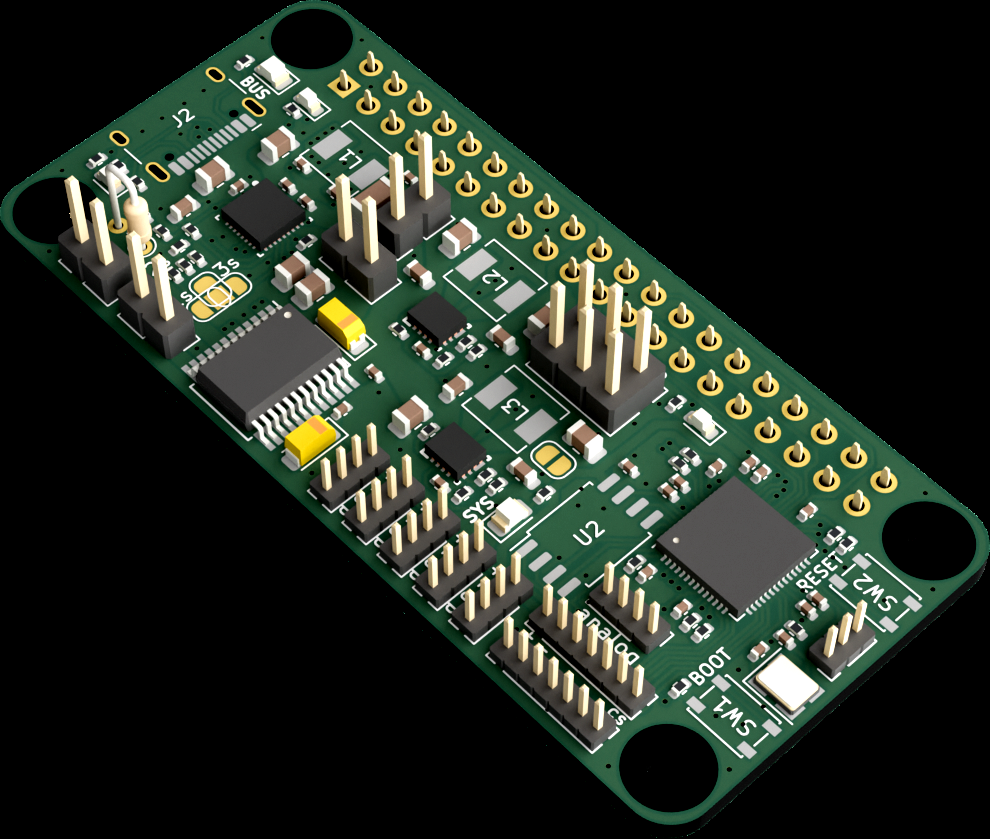
#> input picture PCB/PCB_render.png, 990 x 839 px
$ python -i analyzer.py   (imports and definitions only)
#> lines starting #> are read from the running program, lines starting #| are printed output that depends on the picture; after the words box and inside, x2 and y2 are one past the last pixel; in counts of white or black regions, pixels touching at a corner belong together
#> further down, picture is the input picture: shape (839, 990, 3); mean B, G, R 36.2, 46.1, 37.5
import cv2
import numpy as np


class Analyzer:
    def __init__(self):
        pass

    def find_colors(self, frame, mask=None):  # If it's stupid and it works, it is not stupid.
        channels = [frame[:, :, 0], frame[:, :, 1], frame[:, :, 2]]
        for i in range(len(channels)):
            blur = channels[i]
            # blur = cv2.GaussianBlur(channels[i], (3, 3), 0)  # Decided on with  C R E A T I V E  measures
            ret, th = cv2.threshold(blur, 0, 255, cv2.THRESH_OTSU)

            kernel = np.ones((13, 13), np.uint8)
            opening = cv2.morphologyEx(th, cv2.MORPH_ERODE, kernel)  # For good measure :)
            channels[i] = opening #[int(opening.shape[0]*0.5):,int(opening.shape[1]*0.5):]
#> this loop made 3 passes
#> ret on passes 1 to 3: 104, 63, 109
#> pass 1, in find_colors, `ret, th = cv2.threshold(blur, 0, 255, cv2.THRESH_OTSU)`:
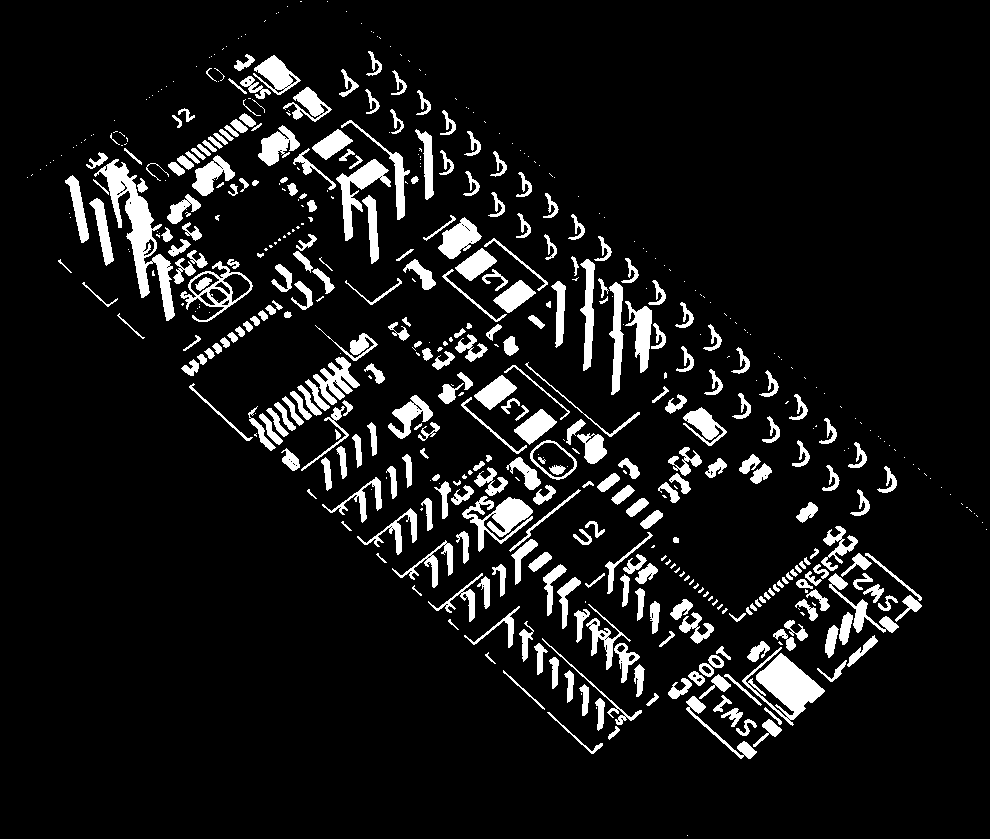
#> th: shape (839, 990); 8.8% white; 544 white regions (232 under 20 px), largest, box (x1, y1, x2, y2) and area: (94, 159, 175, 321) 3392, (742, 647, 825, 726) 2572, (462, 496, 533, 552) 1656
#> after the loop:
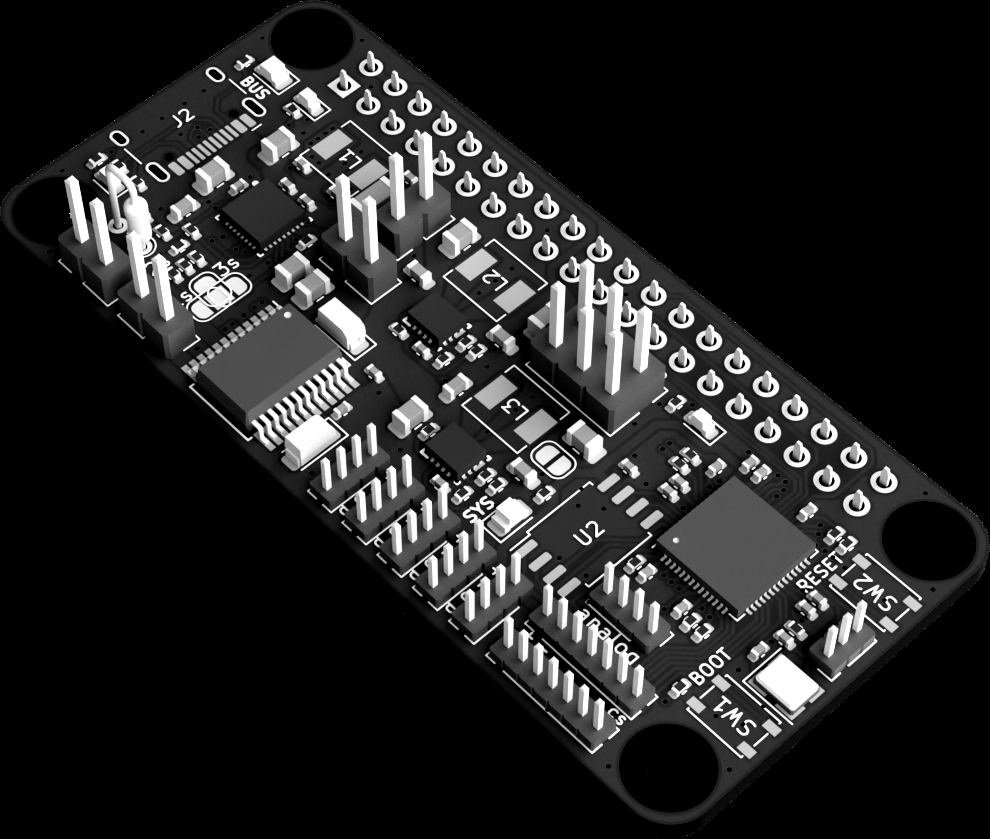
#> blur: shape (839, 990); min 0, max 255, mean 37.5
#> after the loop:
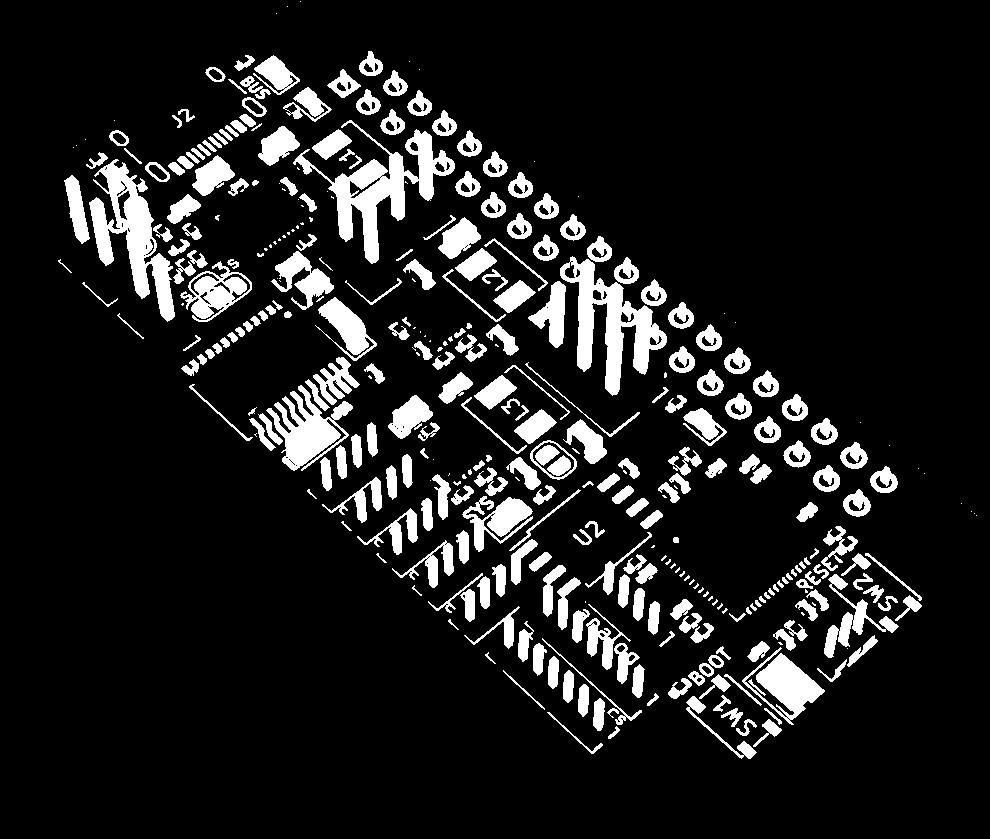
#> th: shape (839, 990); 11.6% white; 364 white regions (89 under 20 px), largest, box (x1, y1, x2, y2) and area: (293, 120, 455, 264) 5935, (560, 256, 667, 396) 5296, (89, 159, 175, 322) 5249
#> after the loop, channels = 3 items
        # red = np.bitwise_and(channels[2],np.bitwise_not(channels[1]))
        # green = np.bitwise_and(channels[1],np.bitwise_not(channels[2]))
        red = np.bitwise_and(np.bitwise_and(channels[0], np.bitwise_not(channels[1])), np.bitwise_not(channels[2]))  # Remove white and off color things from our filtered images
#> red: shape (839, 990); every value is 0
        green = np.bitwise_and(np.bitwise_and(channels[1], np.bitwise_not(channels[0])), np.bitwise_not(channels[2]))
#> green: shape (839, 990); 14.6% white; 149 white regions (102 under 20 px)
        blue = np.bitwise_and(np.bitwise_and(channels[2], np.bitwise_not(channels[0])), np.bitwise_not(channels[1]))
        if mask is not None:
            kernel = np.ones((5, 5), np.uint8)
            mask = cv2.morphologyEx(mask, cv2.MORPH_ERODE, kernel)
            np.bitwise_and(red, mask)
            np.bitwise_and(green, mask)
            np.bitwise_and(blue, mask)
        red_contours, red_hierarchy = cv2.findContours(red, cv2.RETR_EXTERNAL, cv2.CHAIN_APPROX_NONE)  # This is just straight up stupid but i want to go to sleep earlier than yesterday
#> red_contours = []; red_hierarchy = None
        green_contours, green_hierarchy = cv2.findContours(green, cv2.RETR_EXTERNAL, cv2.CHAIN_APPROX_NONE)
#> green_contours = 145 contours, 105 with area under 20; largest, box (x1, y1, x2, y2) and area: (114, 42, 933, 772) 130078, (335, 248, 546, 463) 9308, (210, 313, 334, 412) 5772, (137, 245, 247, 340) 3292, (591, 717, 633, 768) 702; green_hierarchy = 145 rows, first 6: [1, -1, -1, -1], [2, 0, -1, -1], [3, 1, -1, -1], [4, 2, -1, -1], [5, 3, -1, -1], [6, 4, -1, -1]
        blue_contours, blue_hierarchy = cv2.findContours(blue, cv2.RETR_EXTERNAL, cv2.CHAIN_APPROX_NONE)
#> blue_contours = []; blue_hierarchy = None
        #if render:
        #    red[:, :] = 0
        #    green[:, :] = 0
        verdict = [0, 0]

        if len(red_contours) != 0:
            red_contour = max(red_contours, key=cv2.contourArea)
            if cv2.contourArea(red_contour) >= 1500:  # Save the final verdict only if it's pretty confident
                cv2.drawContours(red, [red_contour], -1, 255, 3)
                verdict = [1, cv2.contourArea(red_contour)]
        if len(green_contours) != 0:
            green_contour = max(green_contours, key=cv2.contourArea)
#> green_contour = contour of 6293 points, box (x1, y1, x2, y2) (114, 42, 933, 772), area 130078
            if cv2.contourArea(green_contour) >= 1500:  # Save the final verdict only if it's pretty confident
                cv2.drawContours(green, [green_contour], -1, 255, 3)
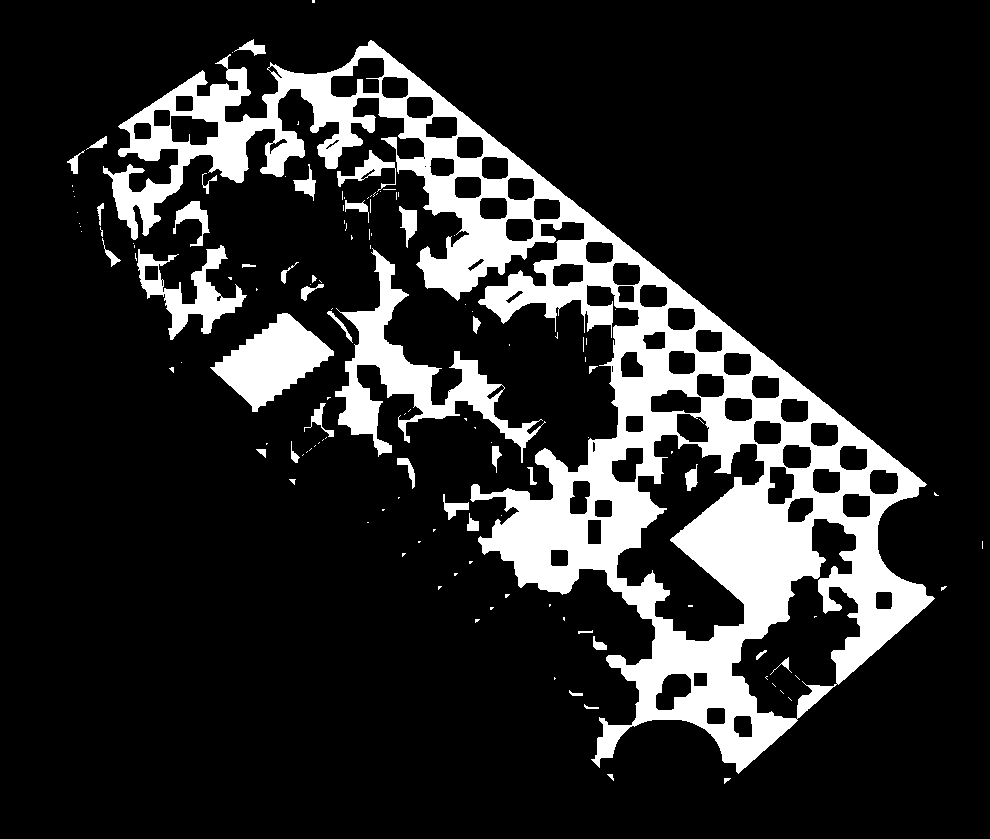
#> green: shape (839, 990); 16.1% white; 132 white regions (92 under 20 px), largest, box (x1, y1, x2, y2) and area: (103, 40, 935, 774) 108613, (335, 248, 546, 463) 9929, (210, 313, 334, 412) 5940
                verdict = [2, cv2.contourArea(green_contour)]
#> verdict = [2, 130078.5]
        if len(blue_contours) != 0:
            blue_contour = max(blue_contours, key=cv2.contourArea)
            if cv2.contourArea(blue_contour) >= 1500:  # Save the final verdict only if it's pretty confident
                cv2.drawContours(blue, [blue_contour], -1, 255, 3)
                verdict = [3, cv2.contourArea(blue_contour)]

        # for i in range(len(channels)):
        #     output[:,:,i] = channels[i]

        output = np.zeros(frame.shape, np.uint8)
        output[:, :, 2] = red
#> output: shape (839, 990, 3); every value is 0
        output[:, :, 1] = green
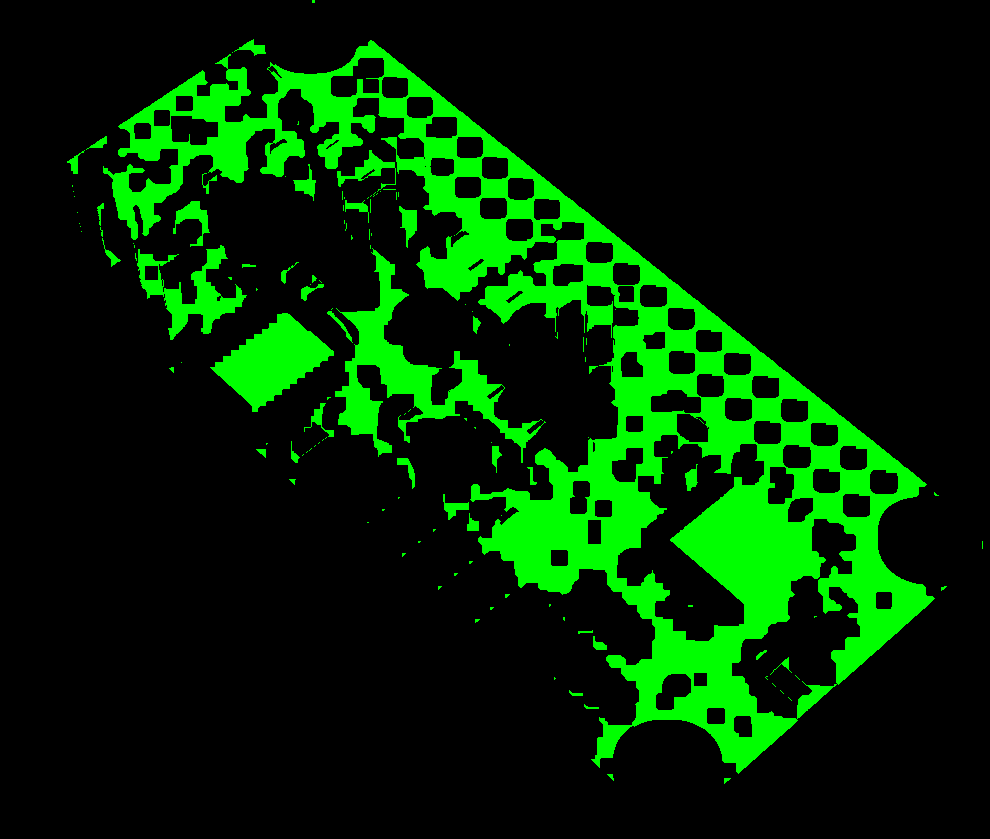
#> output: shape (839, 990, 3); mean of channels 0, 1, 2 0, 41, 0; drawn as B, G, R
        output[:, :, 0] = blue
        # print(verdict)
        return verdict, output

    def preprocessing(self, frame, kernel_size=(3, 3)):
        framegray = cv2.cvtColor(frame, cv2.COLOR_BGR2GRAY)  # Convert frame to grayscale

        ret, th = cv2.threshold(framegray, 0, 255, cv2.THRESH_OTSU)
        inverted = cv2.bitwise_not(th)  # Invert frame

        kernel = np.ones(kernel_size, np.uint8)
        opening = cv2.morphologyEx(inverted, cv2.MORPH_OPEN, kernel)  # Carry out a morphological opening on the thresholded image

        return opening, ret

    def find_centroid(self, frame):
        contours, hierarchies = cv2.findContours(frame, cv2.RETR_LIST, cv2.CHAIN_APPROX_SIMPLE)  # Find all the contours
        deviation = 0
        out_image = None
        contour = None
        if contours is not None and contours != ():  # Yes, i could make this smaller, no, I will not do that, spent too much time on this 'if'
            contour = max(contours, key=cv2.contourArea)  # Get the biggest contour (by area)
            moments = cv2.moments(contour)  # Honestly don't have a clue what the fuck this is but it works sooooooo
            cx = int(moments['m10'] / moments['m00'])
            deviation = (cx - frame.shape[1] / 2) / (frame.shape[1] / 2)
            # Calculate the orientation of each contour segment

            out_image = cv2.cvtColor(frame, cv2.COLOR_GRAY2BGR)
            cv2.drawContours(out_image, [contour], -1, (255, 0, 0), 3)  # Render the line
            cy = int(moments['m01'] / moments['m00'])
            cv2.circle(out_image, (cx, cy), 7, (0, 0, 255), -1)  # Render the centroid
            # cv2.putText(img=out_image, text=str(cv2.contourArea(contour)), org=(20, 30), fontFace=cv2.FONT_HERSHEY_TRIPLEX, fontScale=1, color=(0, 0, 255), thickness=2)
            cv2.putText(img=out_image, text=str(deviation), org=(20, 70), fontFace=cv2.FONT_HERSHEY_TRIPLEX, fontScale=1, color=(255, 0, 0), thickness=2)  # Some debug text (also it looks cool)
            #print(cv2.contourArea(contour))
            #if cv2.contourArea(contour) > 70000:
            #    deviation = None
        return deviation, out_image, contour

>>> import cv2
>>> picture = cv2.imread('../PCB/PCB_render.png')
>>> result = Analyzer().find_colors(picture)
